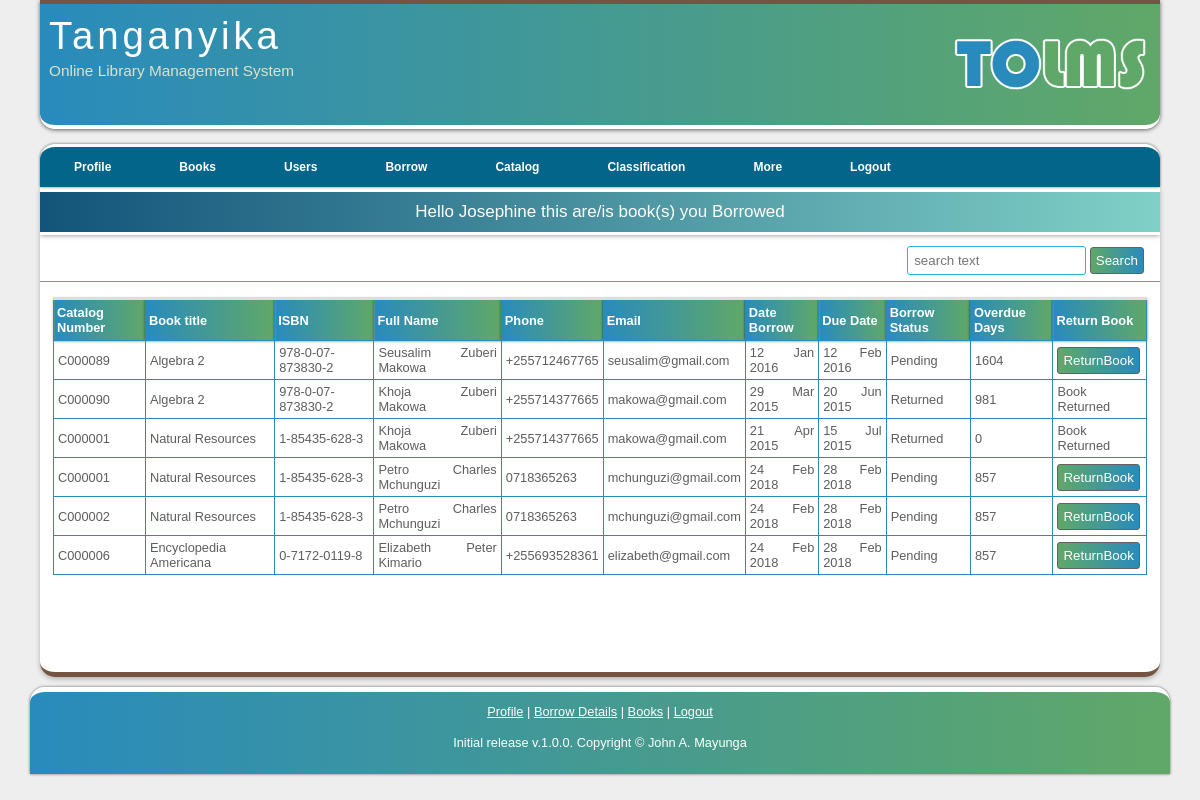
Page /viewBorrowDetails.php (signed in) on the committed database.
### tables this page shows
CREATE TABLE `borrow` (
  `borrowID` int(11) NOT NULL,
  `userID` int(11) NOT NULL,
  `dateBorrow` datetime NOT NULL,
  `dueDate` datetime DEFAULT NULL
);

CREATE TABLE `catalog` (
  `catalogID` int(11) NOT NULL,
  `catalogNo` char(8) NOT NULL,
  `catStatus` enum('Lost','New','Old','Deleted') NOT NULL DEFAULT 'New',
  `state` enum('0','1') NOT NULL DEFAULT '1',
  `bookID` int(11) NOT NULL
);

CREATE TABLE `books` (
  `bookID` int(11) NOT NULL,
  `bookTitle` varchar(100) NOT NULL,
  `author` varchar(50) NOT NULL,
  `bookPub` varchar(100) NOT NULL,
  `pages` varchar(40) NOT NULL,
  `ISBN` varchar(50) NOT NULL,
  `copyrightYear` int(11) NOT NULL,
  `dateReceived` datetime NOT NULL,
  `dateAdded` datetime NOT NULL,
  `status` enum('Normal','Reference') NOT NULL DEFAULT 'Normal',
  `price` decimal(10,2) NOT NULL,
  `classID` int(50) NOT NULL
);

CREATE TABLE `users` (
  `userID` int(11) NOT NULL,
  `userNo` varchar(25) DEFAULT NULL,
  `uName` varchar(20) NOT NULL,
  `pass` varchar(60) NOT NULL,
  `email` varchar(40) DEFAULT NULL,
  `fName` varchar(20) NOT NULL,
  `mName` varchar(20) DEFAULT NULL,
  `sName` varchar(20) NOT NULL,
  `address` varchar(50) DEFAULT NULL,
  `phone` varchar(15) NOT NULL,
  `gender` enum('Male','Female') NOT NULL,
  `type` varchar(40) DEFAULT NULL,
  `idType` varchar(50) DEFAULT NULL,
  `idNo` varchar(30) DEFAULT NULL,
  `street` varchar(50) DEFAULT NULL,
  `houseNo` varchar(50) DEFAULT NULL,
  `country` varchar(40) DEFAULT NULL,
  `photo` varchar(70) DEFAULT NULL,
  `uLevel` enum('Admin','Librarian','User','Blocked') NOT NULL DEFAULT 'User'
);

CREATE TABLE `borrowdetails` (
  `borrowDetailsID` int(11) NOT NULL,
  `catalogID` int(11) NOT NULL,
  `borrowID` int(11) NOT NULL,
  `borrowStatus` varchar(10) NOT NULL,
  `dateReturn` datetime NOT NULL
);

### AppRoot/init.inc.php (called while the page is built, shortened)
<?php
$host = 'localhost';
$user = 'atchosti_tolms';
$password = 'MayungaPassword';
$database = 'atchosti_tolms';
$link = mysqli_connect($host, $user, $password, $database );
if(isset($_SESSION['userID'])){
    $sessionULe           = $_SESSION['uLevel'];
    $sessionFNa           = $_SESSION['fName'] ;
}
require_once ('AppRoot/Functions/functions.php');
require_once ('AppRoot/Functions/viewFunctions.php');

### AppRoot/Functions/viewFunctions.php (called while the page is built, shortened)
<?php
function viewBorrowDetails($userID = '', $status = '', $filter = ''){
    global $link;
    $query          = "SELECT * FROM borrow
                                LEFT JOIN users ON borrow.userID = users.userID
                                LEFT JOIN borrowdetails ON borrow.borrowID = borrowdetails.borrowID
                                LEFT JOIN catalog on borrowdetails.catalogID =  catalog.catalogID
                                LEFT JOIN books on catalog.bookID =  books.bookID WHERE users.userID <> '' ";
    $query .= "  ORDER BY borrow.borrowID ASC ";
    $queryResult = mysqli_query($link, $query);
    return $queryResult;
}

### AppRoot/Functions/functions.php (called while the page is built, shortened)
<?php
function getSpentDays($toDate, $fromDate){
    if($toDate == '0000-00-00 00:00:00'){
        $toDate = date("Y-m-d h:i:s", time());
    }
    $dateDiff = strtotime($toDate) - strtotime($fromDate);
    $days = floor($dateDiff/(3600*24));
    if($days < 1){
        return 0;
    }
    return $days;
}

### viewBorrowDetails.php (the view, shortened to what this page needs)
<?php
include('AppRoot/init.inc.php');
$filter = ''; $userID = ''; $status = '';
?>
<!DOCTYPE HTML>
<html>
    <?php require_once 'AppRoot/Includes/head.inc';?>
    <body>
      <div id="main">
          <?php include 'AppRoot/Includes/header.inc'; ?>
          <?php include 'AppRoot/Includes/navigation.inc'; ?>
        <div id="site_content">
            <div class="my-title">Hello <?php echo $status . " " . $sessionFNa; ?> this are/is book(s) you Borrowed </div>
            <?php include('AppRoot/Includes/searchForm.inc'); ?>
                <div class="contents-manage">
                    <table class="data-table">
                        <tr>
                           <th>Catalog Number</th><th>Book title</th><th>ISBN</th>
                           <?php if($sessionULe == 'Admin' || $sessionULe == 'Librarian') : ?>
                           <th>Full Name</th>
                           <?php endif; ?>
                           <th>Phone</th><th>Email</th><th>Date Borrow</th><th>Due Date</th><th>Borrow Status</th><th>Overdue Days</th>
                           <?php if($sessionULe == 'Admin' || $sessionULe == 'Librarian') : ?>
                           <th>Return Book</th>
                           <?php endif; ?>
                        </tr>
                            <tbody>
                            <?php
                            foreach (viewBorrowDetails($userID, $status, $filter) as $catalog) :
                                extract($catalog);
                            ?>
                                <tr>
                                    <td><?= $catalogNo; ?></td>
                                    <td><?= $bookTitle; ?></td>
                                    <td><?= $ISBN; ?></td>
                                    <?php if($sessionULe == 'Admin' || $sessionULe == 'Librarian') : ?>
                                    <td><?= $fName. " ". $mName . " " .$sName; ?></td>
                                    <?php endif; ?>
                                    <td><?= $phone; ?></td>
                                    <td><?= $email; ?></td>
                                    <td><?= date('d M Y', strtotime($dateBorrow)); ?></td>
                                    <td><?= date('d M Y', strtotime($dueDate)); ?></td>
                                    <td><?= $borrowStatus; ?></td>
                                    <td><?= getSpentDays($dateReturn, $dueDate); ?></td>
                                    <?php if($sessionULe == 'Admin' || $sessionULe == 'Librarian') : ?>
                                    <td <?php if($borrowStatus == 'Returned') { echo "style='background-color: #82EOAA;'"; } ?>>
                                        <?php if($borrowStatus == 'Pending') : ?>
                                        <form action="viewBorrowDetails.php" method="POST">
                                            <input type="submit" class="control-button view" name="returnBook" value="ReturnBook" onclick="window.confirm('Are you sure you want to return a book?')"/>
                                        </form>
                                        <?php endif; ?>
                                        <?php if($borrowStatus == 'Returned') :
                                            echo 'Book Returned';
                                        endif;?>
                                    </td>
                                    <?php endif; ?>
                                </tr>
                            <?php
                                endforeach;
                            ?>
                            </tbody>
                        </table>
                    </div>
            </div>
        </div>
        <?php include 'AppRoot/Includes/footer.inc'; ?>
    </body>
</html>

### AppRoot/Assets/CSS/styles.css (style rules this page uses)
* { margin: 0; padding: 0; }
body { font: normal .80em 'trebuchet ms', arial, sans-serif; background: #eee; color: #5D5D5D; text-align: justify; }
#main { max-width: 1120px; padding: 0 20px 0 20px; margin: 0 auto 10px auto; }
#site_content { width: 100%; min-height: 480px; overflow: hidden; padding: 0px; background: #fff; border-top: 5px solid #fff; border-bottom: 5px solid #765443;; border-radius: 0 0 15px 15px; color: #5D5D5D; box-shadow: 0 2px 5px 0 rgba(0,0,0,.26); margin-bottom: 10px; }
.my-title { padding: 10px; background: linear-gradient(to right, #13547a, #80d0c7); border-bottom: 3px solid #fff; color: #fff; font-size: 17px; margin-bottom: 5px; text-align: center; box-shadow: 0 0 5px rgba(0,0,0,.5); }
.contents-manage { padding: 15px 13px 17px 13px; }
.control-button { padding: 5px; border: 1px solid #636161; border-radius: 3px; color: #fff; text-decoration: none; outline: none; }
.view { background: linear-gradient(to right, #60A868, #298BBC); }
table { border-collapse: collapse; }
.data-table { border-top: 3px solid #ddd; width: 100%; }
.data-table th, .data-table td { vertical-align: middle; border: 1px solid #298BBC; }
.data-table th { background: linear-gradient(to right, #298BBC, #60A868); padding: 5px 3px; color: #fff; box-shadow: 0 0 3px rgba(0,0,0,.5); }
.data-table td { padding: 4px; }

### rows in the picture
borrow: catalog.catalogNo "C000089", books.bookTitle "Algebra 2", books.ISBN "978-0-07-873830-2", userID.fName "Seusalim", userID.mName "Zuberi", userID.sName "Makowa", userID.phone "+255712467765", userID.email "seusalim@gmail.com", dateBorrow "12 Jan 2016", dueDate "12 Feb 2016", borrowdetails.borrowStatus "Pending", dueDate.dateReturn "1604"
borrow: catalog.catalogNo "C000090", books.bookTitle "Algebra 2", books.ISBN "978-0-07-873830-2", userID.fName "Khoja", userID.mName "Zuberi", userID.sName "Makowa", userID.phone "+255714377665", userID.email "makowa@gmail.com", dateBorrow "29 Mar 2015", dueDate "20 Jun 2015", borrowdetails.borrowStatus "Returned", dueDate.dateReturn "981", shows "Book Returned"
borrow: catalog.catalogNo "C000001", books.bookTitle "Natural Resources", books.ISBN "1-85435-628-3", userID.fName "Khoja", userID.mName "Zuberi", userID.sName "Makowa", userID.phone "+255714377665", userID.email "makowa@gmail.com", dateBorrow "21 Apr 2015", dueDate "15 Jul 2015", borrowdetails.borrowStatus "Returned", dueDate.dateReturn "0", shows "Book Returned"
borrow: catalog.catalogNo "C000001", books.bookTitle "Natural Resources", books.ISBN "1-85435-628-3", userID.fName "Petro", userID.mName "Charles", userID.sName "Mchunguzi", userID.phone "0718365263", userID.email "mchunguzi@gmail.com", dateBorrow "24 Feb 2018", dueDate "28 Feb 2018", borrowdetails.borrowStatus "Pending", dueDate.dateReturn "857", catalog.catalogNo "C000002"
borrow: catalog.catalogNo "C000006", books.bookTitle "Encyclopedia Americana", books.ISBN "0-7172-0119-8", userID.fName "Elizabeth", userID.mName "Peter", userID.sName "Kimario", userID.phone "+255693528361", userID.email "elizabeth@gmail.com", dateBorrow "24 Feb 2018", dueDate "28 Feb 2018", borrowdetails.borrowStatus "Pending", dueDate.dateReturn "857"

### other values in the picture
$sessionFNa "Josephine"
